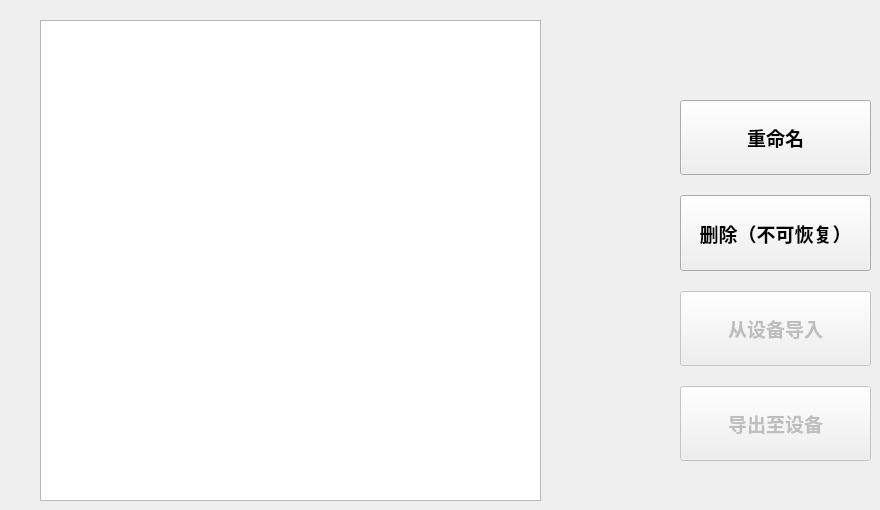
    <widget class="QWidget" name="page_7">
     <widget class="QTableView" name="fileManageTableView">
      <property name="geometry">
       <rect>
        <x>40</x>
        <y>20</y>
        <width>501</width>
        <height>481</height>
       </rect>
      </property>
      <property name="font">
       <font>
        <family>Ubuntu Mono</family>
        <pointsize>18</pointsize>
        <weight>75</weight>
        <bold>true</bold>
       </font>
      </property>
      <property name="verticalScrollBarPolicy">
       <enum>Qt::ScrollBarAlwaysOff</enum>
      </property>
      <property name="horizontalScrollBarPolicy">
       <enum>Qt::ScrollBarAlwaysOff</enum>
      </property>
      <property name="editTriggers">
       <set>QAbstractItemView::NoEditTriggers</set>
      </property>
      <property name="selectionBehavior">
       <enum>QAbstractItemView::SelectRows</enum>
      </property>
     </widget>
     <widget class="QPushButton" name="scrollup_4">
      <property name="geometry">
       <rect>
        <x>560</x>
        <y>30</y>
        <width>80</width>
        <height>80</height>
       </rect>
      </property>
      <property name="sizePolicy">
       <sizepolicy hsizetype="Minimum" vsizetype="Expanding">
        <horstretch>0</horstretch>
        <verstretch>0</verstretch>
       </sizepolicy>
      </property>
      <property name="focusPolicy">
       <enum>Qt::NoFocus</enum>
      </property>
      <property name="styleSheet">
       <string notr="true">border:none;background-color:transparent;</string>
      </property>
      <property name="icon">
       <iconset resource="images.qrc">
        <normaloff>:/images/arrowup.png</normaloff>:/images/arrowup.png</iconset>
      </property>
      <property name="iconSize">
       <size>
        <width>75</width>
        <height>75</height>
       </size>
      </property>
     </widget>
     <widget class="QPushButton" name="scrolldown_4">
      <property name="geometry">
       <rect>
        <x>560</x>
        <y>410</y>
        <width>80</width>
        <height>80</height>
       </rect>
      </property>
      <property name="sizePolicy">
       <sizepolicy hsizetype="Minimum" vsizetype="Expanding">
        <horstretch>0</horstretch>
        <verstretch>0</verstretch>
       </sizepolicy>
      </property>
      <property name="focusPolicy">
       <enum>Qt::NoFocus</enum>
      </property>
      <property name="styleSheet">
       <string notr="true">border:none;background-color:transparent;</string>
      </property>
      <property name="icon">
       <iconset resource="images.qrc">
        <normaloff>:/images/arrowdown.png</normaloff>:/images/arrowdown.png</iconset>
      </property>
      <property name="iconSize">
       <size>
        <width>75</width>
        <height>75</height>
       </size>
      </property>
     </widget>
     <widget class="QWidget" name="layoutWidget10">
      <property name="geometry">
       <rect>
        <x>680</x>
        <y>100</y>
        <width>191</width>
        <height>361</height>
       </rect>
      </property>
      <layout class="QVBoxLayout" name="verticalLayout_7">
       <property name="spacing">
        <number>20</number>
       </property>
       <item>
        <widget class="QPushButton" name="fileButton_1">
         <property name="sizePolicy">
          <sizepolicy hsizetype="Expanding" vsizetype="Expanding">
           <horstretch>0</horstretch>
           <verstretch>0</verstretch>
          </sizepolicy>
         </property>
         <property name="font">
          <font>
           <family>Ubuntu Mono</family>
           <pointsize>14</pointsize>
           <weight>75</weight>
           <bold>true</bold>
          </font>
         </property>
         <property name="styleSheet">
          <string notr="true"/>
         </property>
         <property name="text">
          <string>重命名</string>
         </property>
        </widget>
       </item>
       <item>
        <widget class="QPushButton" name="fileButton_2">
         <property name="sizePolicy">
          <sizepolicy hsizetype="Expanding" vsizetype="Expanding">
           <horstretch>0</horstretch>
           <verstretch>0</verstretch>
          </sizepolicy>
         </property>
         <property name="font">
          <font>
           <family>Ubuntu Mono</family>
           <pointsize>14</pointsize>
           <weight>75</weight>
           <bold>true</bold>
          </font>
         </property>
         <property name="styleSheet">
          <string notr="true"/>
         </property>
         <property name="text">
          <string>删除（不可恢复）</string>
         </property>
        </widget>
       </item>
       <item>
        <widget class="QPushButton" name="fileButton_3">
         <property name="enabled">
          <bool>false</bool>
         </property>
         <property name="sizePolicy">
          <sizepolicy hsizetype="Expanding" vsizetype="Expanding">
           <horstretch>0</horstretch>
           <verstretch>0</verstretch>
          </sizepolicy>
         </property>
         <property name="font">
          <font>
           <family>Ubuntu Mono</family>
           <pointsize>14</pointsize>
           <weight>75</weight>
           <bold>true</bold>
          </font>
         </property>
         <property name="styleSheet">
          <string notr="true"/>
         </property>
         <property name="text">
          <string>从设备导入</string>
         </property>
        </widget>
       </item>
       <item>
        <widget class="QPushButton" name="fileButton_4">
         <property name="enabled">
          <bool>false</bool>
         </property>
         <property name="sizePolicy">
          <sizepolicy hsizetype="Expanding" vsizetype="Expanding">
           <horstretch>0</horstretch>
           <verstretch>0</verstretch>
          </sizepolicy>
         </property>
         <property name="font">
          <font>
           <family>Ubuntu Mono</family>
           <pointsize>14</pointsize>
           <weight>75</weight>
           <bold>true</bold>
          </font>
         </property>
         <property name="styleSheet">
          <string notr="true"/>
         </property>
         <property name="text">
          <string>导出至设备</string>
         </property>
        </widget>
       </item>
      </layout>
     </widget>
    </widget>
